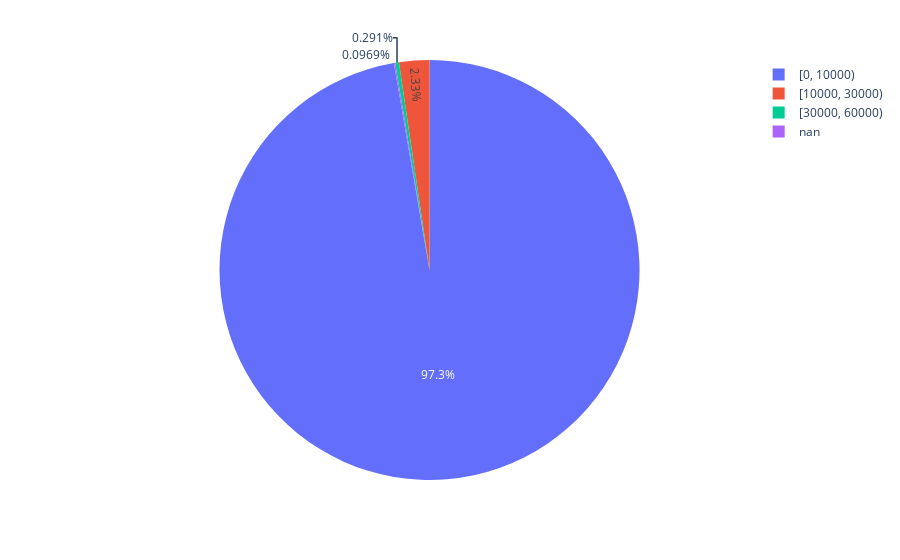

The notebook cell saved with this chart:
### Code cell
fig = px.pie(data, names='ca_category')
fig.show()

### Figure 1 — Plotly figure (JSON) as saved in the notebook; plotly's stock layout.template omitted (floating-point values rounded to 4 significant figures; data arrays with more than 128 entries replaced by an {"elided": "..."} marker saying what was removed)
{"data": [{"domain": {"x": [0.0, 1.0], "y": [0.0, 1.0]}, "hovertemplate": "ca_category=%{label}<extra></extra>", "labels": {"elided": "1032 str values"}, "legendgroup": "", "name": "", "showlegend": true, "type": "pie"}], "layout": {"legend": {"tracegroupgap": 0}, "margin": {"t": 60}}}
